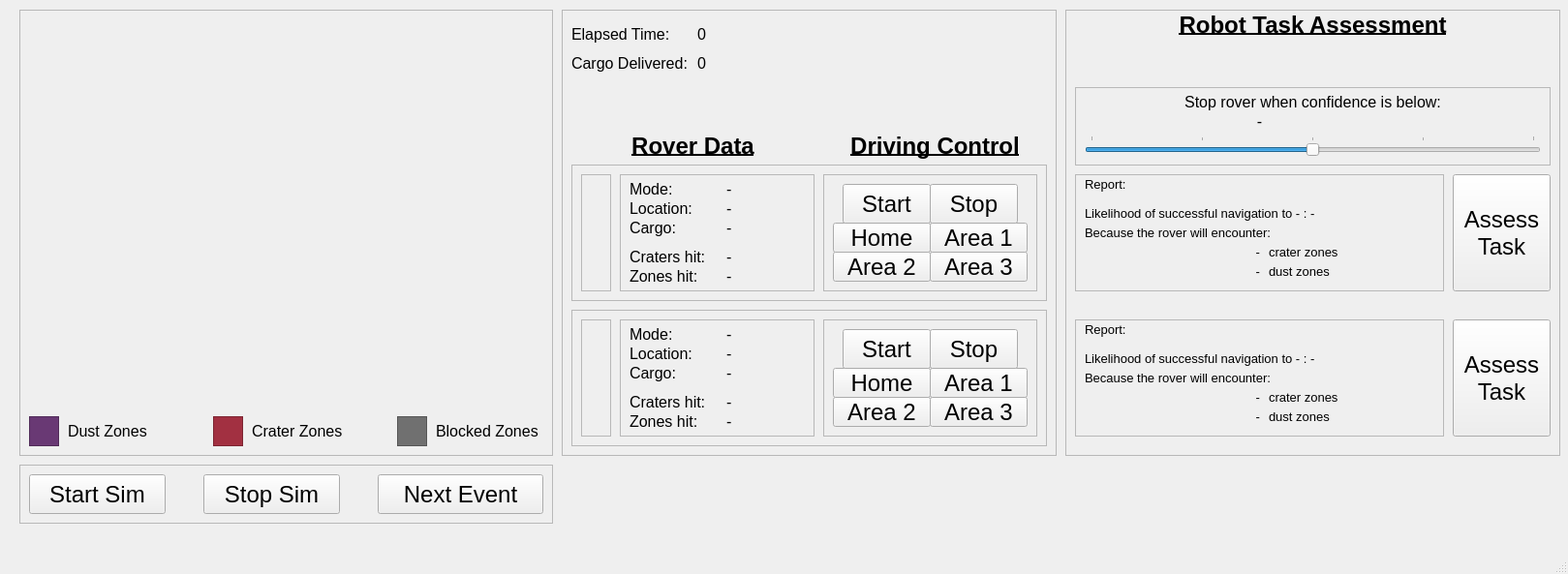
<?xml version="1.0" encoding="UTF-8"?>
<ui version="4.0">
 <class>MainWindow</class>
 <widget class="QMainWindow" name="MainWindow">
  <property name="geometry">
   <rect>
    <x>0</x>
    <y>0</y>
    <width>1619</width>
    <height>593</height>
   </rect>
  </property>
  <property name="font">
   <font>
    <pointsize>18</pointsize>
   </font>
  </property>
  <property name="windowTitle">
   <string>MainWindow</string>
  </property>
  <widget class="QWidget" name="centralwidget">
   <widget class="QFrame" name="frame_4">
    <property name="geometry">
     <rect>
      <x>580</x>
      <y>10</y>
      <width>511</width>
      <height>461</height>
     </rect>
    </property>
    <property name="frameShape">
     <enum>QFrame::StyledPanel</enum>
    </property>
    <property name="frameShadow">
     <enum>QFrame::Plain</enum>
    </property>
    <property name="lineWidth">
     <number>4</number>
    </property>
    <widget class="QLabel" name="time_description_label">
     <property name="geometry">
      <rect>
       <x>10</x>
       <y>10</y>
       <width>121</width>
       <height>31</height>
      </rect>
     </property>
     <property name="font">
      <font>
       <pointsize>12</pointsize>
      </font>
     </property>
     <property name="text">
      <string>Elapsed Time:</string>
     </property>
    </widget>
    <widget class="QLabel" name="time_counter">
     <property name="geometry">
      <rect>
       <x>140</x>
       <y>10</y>
       <width>121</width>
       <height>31</height>
      </rect>
     </property>
     <property name="font">
      <font>
       <pointsize>12</pointsize>
       <weight>50</weight>
       <bold>false</bold>
       <underline>false</underline>
      </font>
     </property>
     <property name="text">
      <string>0</string>
     </property>
     <property name="alignment">
      <set>Qt::AlignLeading|Qt::AlignLeft|Qt::AlignVCenter</set>
     </property>
    </widget>
    <widget class="QLabel" name="task_assessment_label_2">
     <property name="geometry">
      <rect>
       <x>10</x>
       <y>120</y>
       <width>251</width>
       <height>41</height>
      </rect>
     </property>
     <property name="font">
      <font>
       <pointsize>18</pointsize>
       <weight>75</weight>
       <bold>true</bold>
       <underline>true</underline>
      </font>
     </property>
     <property name="text">
      <string>Rover Data</string>
     </property>
     <property name="alignment">
      <set>Qt::AlignCenter</set>
     </property>
    </widget>
    <widget class="QLabel" name="task_assessment_label_3">
     <property name="geometry">
      <rect>
       <x>270</x>
       <y>120</y>
       <width>231</width>
       <height>41</height>
      </rect>
     </property>
     <property name="font">
      <font>
       <pointsize>18</pointsize>
       <weight>75</weight>
       <bold>true</bold>
       <underline>true</underline>
      </font>
     </property>
     <property name="text">
      <string>Driving Control</string>
     </property>
     <property name="alignment">
      <set>Qt::AlignCenter</set>
     </property>
    </widget>
    <widget class="QFrame" name="agent2_frame">
     <property name="geometry">
      <rect>
       <x>10</x>
       <y>310</y>
       <width>491</width>
       <height>141</height>
      </rect>
     </property>
     <property name="frameShape">
      <enum>QFrame::StyledPanel</enum>
     </property>
     <property name="frameShadow">
      <enum>QFrame::Raised</enum>
     </property>
     <widget class="QFrame" name="frame_13">
      <property name="geometry">
       <rect>
        <x>50</x>
        <y>10</y>
        <width>201</width>
        <height>121</height>
       </rect>
      </property>
      <property name="autoFillBackground">
       <bool>false</bool>
      </property>
      <property name="frameShape">
       <enum>QFrame::StyledPanel</enum>
      </property>
      <property name="frameShadow">
       <enum>QFrame::Plain</enum>
      </property>
      <property name="lineWidth">
       <number>4</number>
      </property>
      <widget class="QLabel" name="robot2_zones">
       <property name="geometry">
        <rect>
         <x>110</x>
         <y>90</y>
         <width>91</width>
         <height>31</height>
        </rect>
       </property>
       <property name="font">
        <font>
         <pointsize>12</pointsize>
         <weight>50</weight>
         <bold>false</bold>
         <underline>false</underline>
        </font>
       </property>
       <property name="text">
        <string>-</string>
       </property>
       <property name="alignment">
        <set>Qt::AlignLeading|Qt::AlignLeft|Qt::AlignVCenter</set>
       </property>
      </widget>
      <widget class="QLabel" name="robot2_location">
       <property name="geometry">
        <rect>
         <x>110</x>
         <y>20</y>
         <width>111</width>
         <height>31</height>
        </rect>
       </property>
       <property name="font">
        <font>
         <pointsize>12</pointsize>
         <weight>50</weight>
         <bold>false</bold>
         <underline>false</underline>
        </font>
       </property>
       <property name="text">
        <string>-</string>
       </property>
       <property name="alignment">
        <set>Qt::AlignLeading|Qt::AlignLeft|Qt::AlignVCenter</set>
       </property>
      </widget>
      <widget class="QLabel" name="robot2_state">
       <property name="geometry">
        <rect>
         <x>110</x>
         <y>0</y>
         <width>91</width>
         <height>31</height>
        </rect>
       </property>
       <property name="font">
        <font>
         <pointsize>12</pointsize>
         <weight>50</weight>
         <bold>false</bold>
         <underline>false</underline>
        </font>
       </property>
       <property name="text">
        <string>-</string>
       </property>
       <property name="alignment">
        <set>Qt::AlignLeading|Qt::AlignLeft|Qt::AlignVCenter</set>
       </property>
      </widget>
      <widget class="QLabel" name="location_description_label_3">
       <property name="geometry">
        <rect>
         <x>10</x>
         <y>20</y>
         <width>81</width>
         <height>31</height>
        </rect>
       </property>
       <property name="font">
        <font>
         <pointsize>12</pointsize>
        </font>
       </property>
       <property name="text">
        <string>Location:</string>
       </property>
      </widget>
      <widget class="QLabel" name="robot2_craters">
       <property name="geometry">
        <rect>
         <x>110</x>
         <y>70</y>
         <width>91</width>
         <height>31</height>
        </rect>
       </property>
       <property name="font">
        <font>
         <pointsize>12</pointsize>
         <weight>50</weight>
         <bold>false</bold>
         <underline>false</underline>
        </font>
       </property>
       <property name="text">
        <string>-</string>
       </property>
       <property name="alignment">
        <set>Qt::AlignLeading|Qt::AlignLeft|Qt::AlignVCenter</set>
       </property>
      </widget>
      <widget class="QLabel" name="state_description_label_3">
       <property name="geometry">
        <rect>
         <x>10</x>
         <y>0</y>
         <width>61</width>
         <height>31</height>
        </rect>
       </property>
       <property name="font">
        <font>
         <pointsize>12</pointsize>
        </font>
       </property>
       <property name="text">
        <string>Mode:</string>
       </property>
      </widget>
      <widget class="QLabel" name="hits_description_label_3">
       <property name="geometry">
        <rect>
         <x>10</x>
         <y>70</y>
         <width>91</width>
         <height>31</height>
        </rect>
       </property>
       <property name="font">
        <font>
         <pointsize>12</pointsize>
        </font>
       </property>
       <property name="text">
        <string>Craters hit:</string>
       </property>
      </widget>
      <widget class="QLabel" name="area_description_label_3">
       <property name="geometry">
        <rect>
         <x>10</x>
         <y>90</y>
         <width>91</width>
         <height>31</height>
        </rect>
       </property>
       <property name="font">
        <font>
         <pointsize>12</pointsize>
        </font>
       </property>
       <property name="text">
        <string>Zones hit:</string>
       </property>
      </widget>
      <widget class="QLabel" name="robot2_cargo_description_label">
       <property name="geometry">
        <rect>
         <x>10</x>
         <y>40</y>
         <width>91</width>
         <height>31</height>
        </rect>
       </property>
       <property name="font">
        <font>
         <pointsize>12</pointsize>
        </font>
       </property>
       <property name="text">
        <string>Cargo:</string>
       </property>
      </widget>
      <widget class="QLabel" name="robot2_cargo">
       <property name="geometry">
        <rect>
         <x>110</x>
         <y>40</y>
         <width>91</width>
         <height>31</height>
        </rect>
       </property>
       <property name="font">
        <font>
         <pointsize>12</pointsize>
         <weight>50</weight>
         <bold>false</bold>
         <underline>false</underline>
        </font>
       </property>
       <property name="text">
        <string>-</string>
       </property>
       <property name="alignment">
        <set>Qt::AlignLeading|Qt::AlignLeft|Qt::AlignVCenter</set>
       </property>
      </widget>
     </widget>
     <widget class="QFrame" name="frame_14">
      <property name="geometry">
       <rect>
        <x>260</x>
        <y>10</y>
        <width>221</width>
        <height>121</height>
       </rect>
      </property>
      <property name="frameShape">
       <enum>QFrame::StyledPanel</enum>
      </property>
      <property name="frameShadow">
       <enum>QFrame::Plain</enum>
      </property>
      <property name="lineWidth">
       <number>4</number>
      </property>
      <widget class="QPushButton" name="robot2_goArea2Button">
       <property name="geometry">
        <rect>
         <x>10</x>
         <y>80</y>
         <width>101</width>
         <height>31</height>
        </rect>
       </property>
       <property name="font">
        <font>
         <pointsize>18</pointsize>
        </font>
       </property>
       <property name="text">
        <string>Area 2</string>
       </property>
      </widget>
      <widget class="QPushButton" name="robot2_goHomeButton">
       <property name="geometry">
        <rect>
         <x>10</x>
         <y>50</y>
         <width>101</width>
         <height>31</height>
        </rect>
       </property>
       <property name="font">
        <font>
         <pointsize>18</pointsize>
        </font>
       </property>
       <property name="text">
        <string>Home</string>
       </property>
      </widget>
      <widget class="QPushButton" name="robot2_goArea1Button">
       <property name="geometry">
        <rect>
         <x>110</x>
         <y>50</y>
         <width>101</width>
         <height>31</height>
        </rect>
       </property>
       <property name="font">
        <font>
         <pointsize>18</pointsize>
        </font>
       </property>
       <property name="text">
        <string>Area 1</string>
       </property>
      </widget>
      <widget class="QPushButton" name="robot2_goArea3Button">
       <property name="geometry">
        <rect>
         <x>110</x>
         <y>80</y>
         <width>101</width>
         <height>31</height>
        </rect>
       </property>
       <property name="font">
        <font>
         <pointsize>18</pointsize>
        </font>
       </property>
       <property name="text">
        <string>Area 3</string>
       </property>
      </widget>
      <widget class="QPushButton" name="robot2_startControlButton">
       <property name="geometry">
        <rect>
         <x>20</x>
         <y>10</y>
         <width>91</width>
         <height>41</height>
        </rect>
       </property>
       <property name="font">
        <font>
         <pointsize>18</pointsize>
         <weight>50</weight>
         <bold>false</bold>
        </font>
       </property>
       <property name="text">
        <string>Start</string>
       </property>
       <property name="flat">
        <bool>false</bool>
       </property>
      </widget>
      <widget class="QPushButton" name="robot2_stopControlButton">
       <property name="geometry">
        <rect>
         <x>110</x>
         <y>10</y>
         <width>91</width>
         <height>41</height>
        </rect>
       </property>
       <property name="font">
        <font>
         <pointsize>18</pointsize>
         <weight>50</weight>
         <bold>false</bold>
        </font>
       </property>
       <property name="text">
        <string>Stop</string>
       </property>
      </widget>
     </widget>
     <widget class="QFrame" name="robot2_color_frame">
      <property name="geometry">
       <rect>
        <x>10</x>
        <y>10</y>
        <width>31</width>
        <height>121</height>
       </rect>
      </property>
      <property name="styleSheet">
       <string notr="true"/>
      </property>
      <property name="frameShape">
       <enum>QFrame::StyledPanel</enum>
      </property>
      <property name="frameShadow">
       <enum>QFrame::Plain</enum>
      </property>
     </widget>
    </widget>
    <widget class="QFrame" name="agent1_frame">
     <property name="geometry">
      <rect>
       <x>10</x>
       <y>160</y>
       <width>491</width>
       <height>141</height>
      </rect>
     </property>
     <property name="autoFillBackground">
      <bool>false</bool>
     </property>
     <property name="styleSheet">
      <string notr="true"/>
     </property>
     <property name="frameShape">
      <enum>QFrame::StyledPanel</enum>
     </property>
     <property name="frameShadow">
      <enum>QFrame::Raised</enum>
     </property>
     <widget class="QFrame" name="frame">
      <property name="geometry">
       <rect>
        <x>50</x>
        <y>10</y>
        <width>201</width>
        <height>121</height>
       </rect>
      </property>
      <property name="autoFillBackground">
       <bool>false</bool>
      </property>
      <property name="styleSheet">
       <string notr="true"/>
      </property>
      <property name="frameShape">
       <enum>QFrame::StyledPanel</enum>
      </property>
      <property name="frameShadow">
       <enum>QFrame::Plain</enum>
      </property>
      <property name="lineWidth">
       <number>4</number>
      </property>
      <widget class="QLabel" name="robot_zones">
       <property name="geometry">
        <rect>
         <x>110</x>
         <y>90</y>
         <width>91</width>
         <height>31</height>
        </rect>
       </property>
       <property name="font">
        <font>
         <pointsize>12</pointsize>
         <weight>50</weight>
         <bold>false</bold>
         <underline>false</underline>
        </font>
       </property>
       <property name="text">
        <string>-</string>
       </property>
       <property name="alignment">
        <set>Qt::AlignLeading|Qt::AlignLeft|Qt::AlignVCenter</set>
       </property>
      </widget>
      <widget class="QLabel" name="robot_location">
       <property name="geometry">
        <rect>
         <x>110</x>
         <y>20</y>
         <width>91</width>
         <height>31</height>
        </rect>
       </property>
       <property name="font">
        <font>
         <pointsize>12</pointsize>
         <weight>50</weight>
         <bold>false</bold>
         <underline>false</underline>
        </font>
       </property>
       <property name="text">
        <string>-</string>
       </property>
       <property name="alignment">
        <set>Qt::AlignLeading|Qt::AlignLeft|Qt::AlignVCenter</set>
       </property>
      </widget>
      <widget class="QLabel" name="robot_state">
       <property name="geometry">
        <rect>
         <x>110</x>
         <y>0</y>
         <width>91</width>
         <height>31</height>
        </rect>
       </property>
       <property name="font">
        <font>
         <pointsize>12</pointsize>
         <weight>50</weight>
         <bold>false</bold>
         <underline>false</underline>
        </font>
       </property>
       <property name="text">
        <string>-</string>
       </property>
       <property name="alignment">
        <set>Qt::AlignLeading|Qt::AlignLeft|Qt::AlignVCenter</set>
       </property>
      </widget>
      <widget class="QLabel" name="location_description_label">
       <property name="geometry">
        <rect>
         <x>10</x>
         <y>20</y>
         <width>81</width>
         <height>31</height>
        </rect>
       </property>
       <property name="font">
        <font>
         <pointsize>12</pointsize>
        </font>
       </property>
       <property name="text">
        <string>Location:</string>
       </property>
      </widget>
      <widget class="QLabel" name="robot_craters">
       <property name="geometry">
        <rect>
         <x>110</x>
         <y>70</y>
         <width>91</width>
         <height>31</height>
        </rect>
       </property>
       <property name="font">
        <font>
         <pointsize>12</pointsize>
         <weight>50</weight>
         <bold>false</bold>
         <underline>false</underline>
        </font>
       </property>
       <property name="text">
        <string>-</string>
       </property>
       <property name="alignment">
        <set>Qt::AlignLeading|Qt::AlignLeft|Qt::AlignVCenter</set>
       </property>
      </widget>
      <widget class="QLabel" name="state_description_label">
       <property name="geometry">
        <rect>
         <x>10</x>
         <y>0</y>
         <width>61</width>
         <height>31</height>
        </rect>
       </property>
       <property name="font">
        <font>
         <pointsize>12</pointsize>
        </font>
       </property>
       <property name="text">
        <string>Mode:</string>
       </property>
      </widget>
      <widget class="QLabel" name="hits_description_label">
       <property name="geometry">
        <rect>
         <x>10</x>
         <y>70</y>
         <width>91</width>
         <height>31</height>
        </rect>
       </property>
       <property name="font">
        <font>
         <pointsize>12</pointsize>
        </font>
       </property>
       <property name="text">
        <string>Craters hit:</string>
       </property>
      </widget>
      <widget class="QLabel" name="zones_description_label">
       <property name="geometry">
        <rect>
         <x>10</x>
         <y>90</y>
         <width>91</width>
         <height>31</height>
        </rect>
       </property>
       <property name="font">
        <font>
         <pointsize>12</pointsize>
        </font>
       </property>
       <property name="text">
        <string>Zones hit:</string>
       </property>
      </widget>
      <widget class="QLabel" name="cargo_description_label">
       <property name="geometry">
        <rect>
         <x>10</x>
         <y>40</y>
         <width>91</width>
         <height>31</height>
        </rect>
       </property>
       <property name="font">
        <font>
         <pointsize>12</pointsize>
        </font>
       </property>
       <property name="text">
        <string>Cargo:</string>
       </property>
      </widget>
      <widget class="QLabel" name="robot1_cargo">
       <property name="geometry">
        <rect>
         <x>110</x>
         <y>40</y>
         <width>91</width>
         <height>31</height>
        </rect>
       </property>
       <property name="font">
        <font>
         <pointsize>12</pointsize>
         <weight>50</weight>
         <bold>false</bold>
         <underline>false</underline>
        </font>
       </property>
       <property name="text">
        <string>-</string>
       </property>
       <property name="alignment">
        <set>Qt::AlignLeading|Qt::AlignLeft|Qt::AlignVCenter</set>
       </property>
      </widget>
     </widget>
     <widget class="QFrame" name="frame_8">
      <property name="geometry">
       <rect>
        <x>260</x>
        <y>10</y>
        <width>221</width>
        <height>121</height>
       </rect>
      </property>
      <property name="frameShape">
       <enum>QFrame::StyledPanel</enum>
      </property>
      <property name="frameShadow">
       <enum>QFrame::Plain</enum>
      </property>
      <property name="lineWidth">
       <number>4</number>
      </property>
      <widget class="QPushButton" name="goArea2Button">
       <property name="geometry">
        <rect>
         <x>10</x>
         <y>80</y>
         <width>101</width>
         <height>31</height>
        </rect>
       </property>
       <property name="font">
        <font>
         <pointsize>18</pointsize>
        </font>
       </property>
       <property name="text">
        <string>Area 2</string>
       </property>
      </widget>
      <widget class="QPushButton" name="goHomeButton">
       <property name="geometry">
        <rect>
         <x>10</x>
         <y>50</y>
         <width>101</width>
         <height>31</height>
        </rect>
       </property>
       <property name="font">
        <font>
         <pointsize>18</pointsize>
        </font>
       </property>
       <property name="text">
        <string>Home</string>
       </property>
      </widget>
      <widget class="QPushButton" name="goArea1Button">
       <property name="geometry">
        <rect>
         <x>110</x>
         <y>50</y>
         <width>101</width>
         <height>31</height>
        </rect>
       </property>
       <property name="font">
        <font>
         <pointsize>18</pointsize>
        </font>
       </property>
       <property name="text">
        <string>Area 1</string>
       </property>
      </widget>
      <widget class="QPushButton" name="goArea3Button">
       <property name="geometry">
        <rect>
         <x>110</x>
         <y>80</y>
         <width>101</width>
         <height>31</height>
        </rect>
       </property>
       <property name="font">
        <font>
         <pointsize>18</pointsize>
        </font>
       </property>
       <property name="text">
        <string>Area 3</string>
       </property>
      </widget>
      <widget class="QPushButton" name="startControlButton">
       <property name="geometry">
        <rect>
         <x>20</x>
         <y>10</y>
         <width>91</width>
         <height>41</height>
        </rect>
       </property>
       <property name="font">
        <font>
         <pointsize>18</pointsize>
         <weight>50</weight>
         <bold>false</bold>
        </font>
       </property>
       <property name="text">
        <string>Start</string>
       </property>
       <property name="flat">
        <bool>false</bool>
       </property>
      </widget>
      <widget class="QPushButton" name="stopControlButton">
       <property name="geometry">
        <rect>
         <x>110</x>
         <y>10</y>
         <width>91</width>
         <height>41</height>
        </rect>
       </property>
       <property name="font">
        <font>
         <pointsize>18</pointsize>
         <weight>50</weight>
         <bold>false</bold>
        </font>
       </property>
       <property name="text">
        <string>Stop</string>
       </property>
      </widget>
     </widget>
     <widget class="QFrame" name="robot1_color_frame">
      <property name="geometry">
       <rect>
        <x>10</x>
        <y>10</y>
        <width>31</width>
        <height>121</height>
       </rect>
      </property>
      <property name="styleSheet">
       <string notr="true"/>
      </property>
      <property name="frameShape">
       <enum>QFrame::StyledPanel</enum>
      </property>
      <property name="frameShadow">
       <enum>QFrame::Plain</enum>
      </property>
     </widget>
    </widget>
    <widget class="QLabel" name="delivery_description_label">
     <property name="geometry">
      <rect>
       <x>10</x>
       <y>40</y>
       <width>131</width>
       <height>31</height>
      </rect>
     </property>
     <property name="font">
      <font>
       <pointsize>12</pointsize>
      </font>
     </property>
     <property name="text">
      <string>Cargo Delivered:</string>
     </property>
    </widget>
    <widget class="QLabel" name="delivery_counter">
     <property name="geometry">
      <rect>
       <x>140</x>
       <y>40</y>
       <width>121</width>
       <height>31</height>
      </rect>
     </property>
     <property name="font">
      <font>
       <pointsize>12</pointsize>
       <weight>50</weight>
       <bold>false</bold>
       <underline>false</underline>
      </font>
     </property>
     <property name="text">
      <string>0</string>
     </property>
     <property name="alignment">
      <set>Qt::AlignLeading|Qt::AlignLeft|Qt::AlignVCenter</set>
     </property>
    </widget>
   </widget>
   <widget class="QFrame" name="frame_3">
    <property name="geometry">
     <rect>
      <x>20</x>
      <y>480</y>
      <width>551</width>
      <height>61</height>
     </rect>
    </property>
    <property name="autoFillBackground">
     <bool>false</bool>
    </property>
    <property name="frameShape">
     <enum>QFrame::StyledPanel</enum>
    </property>
    <property name="frameShadow">
     <enum>QFrame::Plain</enum>
    </property>
    <property name="lineWidth">
     <number>4</number>
    </property>
    <widget class="QPushButton" name="stopSimButton">
     <property name="geometry">
      <rect>
       <x>190</x>
       <y>10</y>
       <width>141</width>
       <height>41</height>
      </rect>
     </property>
     <property name="font">
      <font>
       <pointsize>18</pointsize>
      </font>
     </property>
     <property name="text">
      <string>Stop Sim</string>
     </property>
    </widget>
    <widget class="QPushButton" name="sendEventButton">
     <property name="geometry">
      <rect>
       <x>370</x>
       <y>10</y>
       <width>171</width>
       <height>41</height>
      </rect>
     </property>
     <property name="font">
      <font>
       <pointsize>18</pointsize>
      </font>
     </property>
     <property name="text">
      <string>Next Event</string>
     </property>
    </widget>
    <widget class="QPushButton" name="startSimButton">
     <property name="geometry">
      <rect>
       <x>10</x>
       <y>10</y>
       <width>141</width>
       <height>41</height>
      </rect>
     </property>
     <property name="font">
      <font>
       <pointsize>18</pointsize>
      </font>
     </property>
     <property name="text">
      <string>Start Sim</string>
     </property>
    </widget>
   </widget>
   <widget class="QFrame" name="frame_5">
    <property name="geometry">
     <rect>
      <x>20</x>
      <y>10</y>
      <width>551</width>
      <height>461</height>
     </rect>
    </property>
    <property name="frameShape">
     <enum>QFrame::StyledPanel</enum>
    </property>
    <property name="frameShadow">
     <enum>QFrame::Plain</enum>
    </property>
    <property name="lineWidth">
     <number>4</number>
    </property>
    <widget class="QWidget" name="map_area" native="true">
     <property name="geometry">
      <rect>
       <x>10</x>
       <y>10</y>
       <width>531</width>
       <height>401</height>
      </rect>
     </property>
    </widget>
    <widget class="QFrame" name="dust_zone_frame">
     <property name="geometry">
      <rect>
       <x>10</x>
       <y>420</y>
       <width>31</width>
       <height>31</height>
      </rect>
     </property>
     <property name="styleSheet">
      <string notr="true">background-color: rgb(105, 57, 116)</string>
     </property>
     <property name="frameShape">
      <enum>QFrame::StyledPanel</enum>
     </property>
     <property name="frameShadow">
      <enum>QFrame::Plain</enum>
     </property>
    </widget>
    <widget class="QLabel" name="dust_zone_color_label">
     <property name="geometry">
      <rect>
       <x>50</x>
       <y>420</y>
       <width>101</width>
       <height>31</height>
      </rect>
     </property>
     <property name="font">
      <font>
       <pointsize>12</pointsize>
      </font>
     </property>
     <property name="text">
      <string>Dust Zones</string>
     </property>
    </widget>
    <widget class="QFrame" name="crater_zone_frame">
     <property name="geometry">
      <rect>
       <x>200</x>
       <y>420</y>
       <width>31</width>
       <height>31</height>
      </rect>
     </property>
     <property name="styleSheet">
      <string notr="true">background-color:rgb(162, 48, 65)</string>
     </property>
     <property name="frameShape">
      <enum>QFrame::StyledPanel</enum>
     </property>
     <property name="frameShadow">
      <enum>QFrame::Plain</enum>
     </property>
    </widget>
    <widget class="QLabel" name="crater_zone_color_label">
     <property name="geometry">
      <rect>
       <x>240</x>
       <y>420</y>
       <width>111</width>
       <height>31</height>
      </rect>
     </property>
     <property name="font">
      <font>
       <pointsize>12</pointsize>
      </font>
     </property>
     <property name="text">
      <string>Crater Zones</string>
     </property>
    </widget>
    <widget class="QFrame" name="blocke_zone_frame">
     <property name="geometry">
      <rect>
       <x>390</x>
       <y>420</y>
       <width>31</width>
       <height>31</height>
      </rect>
     </property>
     <property name="styleSheet">
      <string notr="true">background-color:rgb(112, 112, 112)</string>
     </property>
     <property name="frameShape">
      <enum>QFrame::StyledPanel</enum>
     </property>
     <property name="frameShadow">
      <enum>QFrame::Plain</enum>
     </property>
    </widget>
    <widget class="QLabel" name="blocked_zone_color_label">
     <property name="geometry">
      <rect>
       <x>430</x>
       <y>420</y>
       <width>111</width>
       <height>31</height>
      </rect>
     </property>
     <property name="font">
      <font>
       <pointsize>12</pointsize>
      </font>
     </property>
     <property name="text">
      <string>Blocked Zones</string>
     </property>
    </widget>
   </widget>
   <widget class="QFrame" name="frame_6">
    <property name="geometry">
     <rect>
      <x>1100</x>
      <y>10</y>
      <width>511</width>
      <height>461</height>
     </rect>
    </property>
    <property name="frameShape">
     <enum>QFrame::StyledPanel</enum>
    </property>
    <property name="frameShadow">
     <enum>QFrame::Plain</enum>
    </property>
    <widget class="QFrame" name="frame_11">
     <property name="geometry">
      <rect>
       <x>10</x>
       <y>320</y>
       <width>381</width>
       <height>121</height>
      </rect>
     </property>
     <property name="frameShape">
      <enum>QFrame::StyledPanel</enum>
     </property>
     <property name="frameShadow">
      <enum>QFrame::Plain</enum>
     </property>
     <widget class="QLabel" name="label_11">
      <property name="geometry">
       <rect>
        <x>10</x>
        <y>0</y>
        <width>191</width>
        <height>21</height>
       </rect>
      </property>
      <property name="font">
       <font>
        <pointsize>10</pointsize>
       </font>
      </property>
      <property name="text">
       <string>Report:</string>
      </property>
     </widget>
     <widget class="QLabel" name="robot2_likelihood_label">
      <property name="geometry">
       <rect>
        <x>10</x>
        <y>30</y>
        <width>371</width>
        <height>21</height>
       </rect>
      </property>
      <property name="font">
       <font>
        <pointsize>10</pointsize>
       </font>
      </property>
      <property name="text">
       <string>Likelihood of successful navigation to - : - </string>
      </property>
     </widget>
     <widget class="QLabel" name="label_13">
      <property name="geometry">
       <rect>
        <x>10</x>
        <y>50</y>
        <width>201</width>
        <height>21</height>
       </rect>
      </property>
      <property name="font">
       <font>
        <pointsize>10</pointsize>
       </font>
      </property>
      <property name="text">
       <string>Because the rover will encounter:</string>
      </property>
     </widget>
     <widget class="QLabel" name="robot2_crater_assessment_value">
      <property name="geometry">
       <rect>
        <x>80</x>
        <y>70</y>
        <width>111</width>
        <height>21</height>
       </rect>
      </property>
      <property name="font">
       <font>
        <pointsize>10</pointsize>
       </font>
      </property>
      <property name="text">
       <string>-</string>
      </property>
      <property name="alignment">
       <set>Qt::AlignRight|Qt::AlignTrailing|Qt::AlignVCenter</set>
      </property>
     </widget>
     <widget class="QLabel" name="robot2_zone_assessment_value">
      <property name="geometry">
       <rect>
        <x>80</x>
        <y>90</y>
        <width>111</width>
        <height>21</height>
       </rect>
      </property>
      <property name="font">
       <font>
        <pointsize>10</pointsize>
       </font>
      </property>
      <property name="text">
       <string>-</string>
      </property>
      <property name="alignment">
       <set>Qt::AlignRight|Qt::AlignTrailing|Qt::AlignVCenter</set>
      </property>
     </widget>
     <widget class="QLabel" name="label_14">
      <property name="geometry">
       <rect>
        <x>200</x>
        <y>70</y>
        <width>81</width>
        <height>21</height>
       </rect>
      </property>
      <property name="font">
       <font>
        <pointsize>10</pointsize>
       </font>
      </property>
      <property name="text">
       <string>crater zones</string>
      </property>
     </widget>
     <widget class="QLabel" name="label_15">
      <property name="geometry">
       <rect>
        <x>200</x>
        <y>90</y>
        <width>81</width>
        <height>21</height>
       </rect>
      </property>
      <property name="font">
       <font>
        <pointsize>10</pointsize>
       </font>
      </property>
      <property name="text">
       <string>dust zones</string>
      </property>
     </widget>
    </widget>
    <widget class="QFrame" name="frame_15">
     <property name="geometry">
      <rect>
       <x>10</x>
       <y>80</y>
       <width>491</width>
       <height>81</height>
      </rect>
     </property>
     <property name="frameShape">
      <enum>QFrame::StyledPanel</enum>
     </property>
     <property name="frameShadow">
      <enum>QFrame::Raised</enum>
     </property>
     <widget class="QSlider" name="operator_alert_slider">
      <property name="geometry">
       <rect>
        <x>10</x>
        <y>50</y>
        <width>471</width>
        <height>22</height>
       </rect>
      </property>
      <property name="minimum">
       <number>1</number>
      </property>
      <property name="maximum">
       <number>5</number>
      </property>
      <property name="singleStep">
       <number>1</number>
      </property>
      <property name="pageStep">
       <number>1</number>
      </property>
      <property name="value">
       <number>3</number>
      </property>
      <property name="orientation">
       <enum>Qt::Horizontal</enum>
      </property>
      <property name="invertedAppearance">
       <bool>false</bool>
      </property>
      <property name="invertedControls">
       <bool>false</bool>
      </property>
      <property name="tickPosition">
       <enum>QSlider::TicksAbove</enum>
      </property>
      <property name="tickInterval">
       <number>1</number>
      </property>
     </widget>
     <widget class="QLabel" name="outcome_threshold_value_4">
      <property name="geometry">
       <rect>
        <x>0</x>
        <y>20</y>
        <width>381</width>
        <height>31</height>
       </rect>
      </property>
      <property name="font">
       <font>
        <pointsize>12</pointsize>
       </font>
      </property>
      <property name="text">
       <string>-</string>
      </property>
      <property name="alignment">
       <set>Qt::AlignCenter</set>
      </property>
     </widget>
     <widget class="QLabel" name="operator_alert_description">
      <property name="geometry">
       <rect>
        <x>0</x>
        <y>0</y>
        <width>491</width>
        <height>31</height>
       </rect>
      </property>
      <property name="font">
       <font>
        <pointsize>12</pointsize>
       </font>
      </property>
      <property name="text">
       <string>Stop rover when confidence is below:</string>
      </property>
      <property name="alignment">
       <set>Qt::AlignCenter</set>
      </property>
     </widget>
    </widget>
    <widget class="QLabel" name="task_assessment_label">
     <property name="geometry">
      <rect>
       <x>0</x>
       <y>0</y>
       <width>511</width>
       <height>31</height>
      </rect>
     </property>
     <property name="font">
      <font>
       <pointsize>18</pointsize>
       <weight>75</weight>
       <bold>true</bold>
       <underline>true</underline>
      </font>
     </property>
     <property name="text">
      <string>Robot Task Assessment</string>
     </property>
     <property name="alignment">
      <set>Qt::AlignCenter</set>
     </property>
    </widget>
    <widget class="QFrame" name="frame_10">
     <property name="geometry">
      <rect>
       <x>10</x>
       <y>170</y>
       <width>381</width>
       <height>121</height>
      </rect>
     </property>
     <property name="frameShape">
      <enum>QFrame::StyledPanel</enum>
     </property>
     <property name="frameShadow">
      <enum>QFrame::Plain</enum>
     </property>
     <widget class="QLabel" name="label">
      <property name="geometry">
       <rect>
        <x>10</x>
        <y>0</y>
        <width>191</width>
        <height>21</height>
       </rect>
      </property>
      <property name="font">
       <font>
        <pointsize>10</pointsize>
       </font>
      </property>
      <property name="text">
       <string>Report:</string>
      </property>
     </widget>
     <widget class="QLabel" name="robot1_likelihood_label">
      <property name="geometry">
       <rect>
        <x>10</x>
        <y>30</y>
        <width>371</width>
        <height>21</height>
       </rect>
      </property>
      <property name="font">
       <font>
        <pointsize>10</pointsize>
       </font>
      </property>
      <property name="text">
       <string>Likelihood of successful navigation to - : - </string>
      </property>
     </widget>
     <widget class="QLabel" name="label_4">
      <property name="geometry">
       <rect>
        <x>10</x>
        <y>50</y>
        <width>201</width>
        <height>21</height>
       </rect>
      </property>
      <property name="font">
       <font>
        <pointsize>10</pointsize>
       </font>
      </property>
      <property name="text">
       <string>Because the rover will encounter:</string>
      </property>
     </widget>
     <widget class="QLabel" name="robot1_crater_assessment_value">
      <property name="geometry">
       <rect>
        <x>80</x>
        <y>70</y>
        <width>111</width>
        <height>21</height>
       </rect>
      </property>
      <property name="font">
       <font>
        <pointsize>10</pointsize>
       </font>
      </property>
      <property name="text">
       <string>-</string>
      </property>
      <property name="alignment">
       <set>Qt::AlignRight|Qt::AlignTrailing|Qt::AlignVCenter</set>
      </property>
     </widget>
     <widget class="QLabel" name="robot1_zone_assessment_value">
      <property name="geometry">
       <rect>
        <x>80</x>
        <y>90</y>
        <width>111</width>
        <height>21</height>
       </rect>
      </property>
      <property name="font">
       <font>
        <pointsize>10</pointsize>
       </font>
      </property>
      <property name="text">
       <string>-</string>
      </property>
      <property name="alignment">
       <set>Qt::AlignRight|Qt::AlignTrailing|Qt::AlignVCenter</set>
      </property>
     </widget>
     <widget class="QLabel" name="label_5">
      <property name="geometry">
       <rect>
        <x>200</x>
        <y>70</y>
        <width>81</width>
        <height>21</height>
       </rect>
      </property>
      <property name="font">
       <font>
        <pointsize>10</pointsize>
       </font>
      </property>
      <property name="text">
       <string>crater zones</string>
      </property>
     </widget>
     <widget class="QLabel" name="label_6">
      <property name="geometry">
       <rect>
        <x>200</x>
        <y>90</y>
        <width>81</width>
        <height>21</height>
       </rect>
      </property>
      <property name="font">
       <font>
        <pointsize>10</pointsize>
       </font>
      </property>
      <property name="text">
       <string>dust zones</string>
      </property>
     </widget>
    </widget>
    <widget class="QPushButton" name="robot1_assessment_button">
     <property name="geometry">
      <rect>
       <x>400</x>
       <y>170</y>
       <width>101</width>
       <height>121</height>
      </rect>
     </property>
     <property name="font">
      <font>
       <pointsize>18</pointsize>
       <weight>50</weight>
       <bold>false</bold>
      </font>
     </property>
     <property name="text">
      <string>Assess
Task</string>
     </property>
    </widget>
    <widget class="QPushButton" name="robot2_assessment_button">
     <property name="geometry">
      <rect>
       <x>400</x>
       <y>320</y>
       <width>101</width>
       <height>121</height>
      </rect>
     </property>
     <property name="font">
      <font>
       <pointsize>18</pointsize>
       <weight>50</weight>
       <bold>false</bold>
      </font>
     </property>
     <property name="text">
      <string>Assess
Task</string>
     </property>
    </widget>
   </widget>
  </widget>
  <widget class="QMenuBar" name="menubar">
   <property name="geometry">
    <rect>
     <x>0</x>
     <y>0</y>
     <width>1619</width>
     <height>21</height>
    </rect>
   </property>
  </widget>
  <widget class="QStatusBar" name="statusbar"/>
 </widget>
 <resources/>
 <connections/>
</ui>
